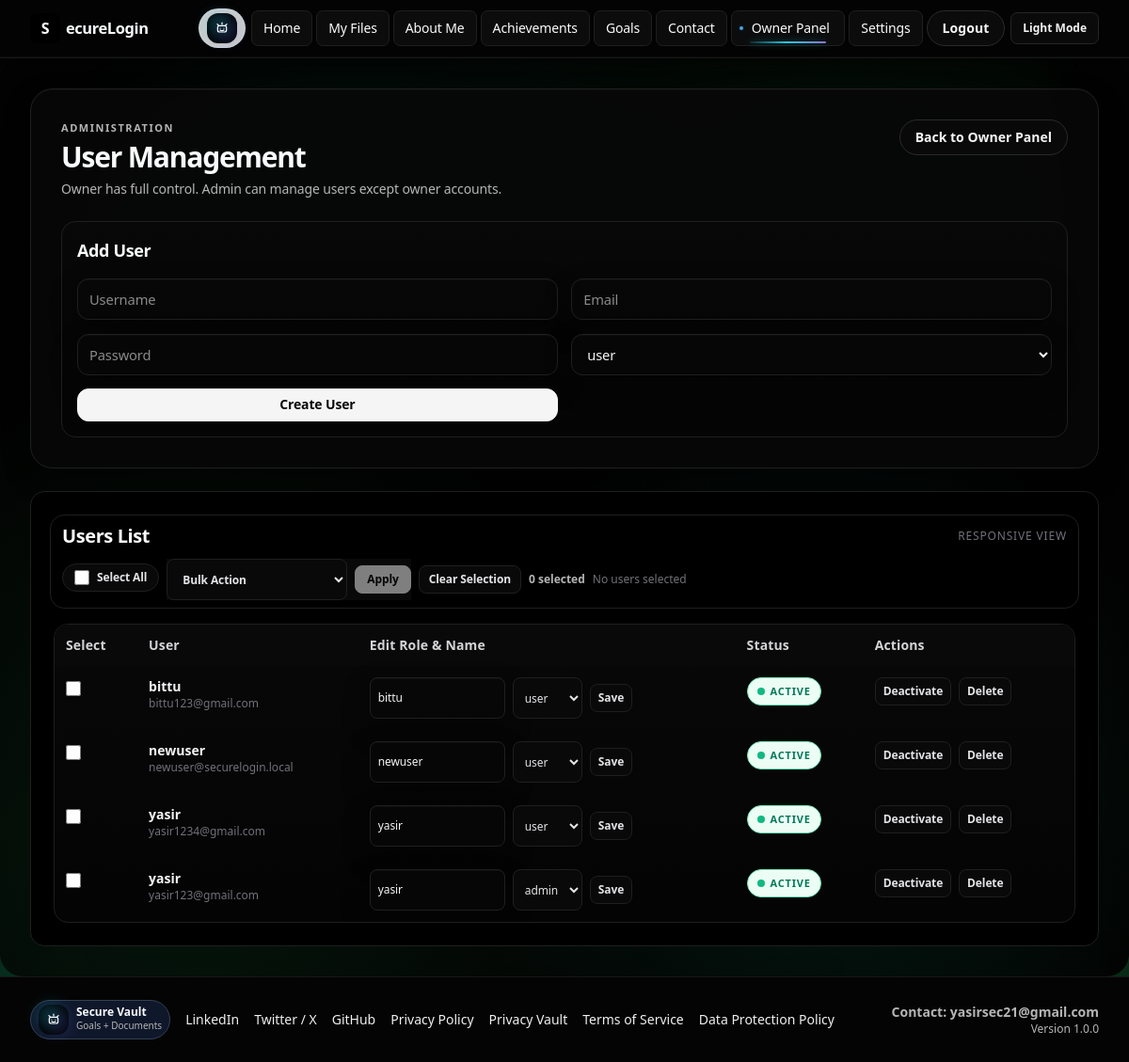
The page /user-management (signed in) on the database its author committed.
### app.py (models this page shows)
class User(db.Model, UserMixin):
    id = db.Column(db.Integer, primary_key=True)
    username = db.Column(db.String(80), nullable=False)
    email = db.Column(db.String(120), unique=True, nullable=False)
    password_hash = db.Column(db.String(200), nullable=False)
    role = db.Column(db.String(20), nullable=False, default="user")
    is_active_user = db.Column(db.Boolean, nullable=False, default=True)
    is_email_verified = db.Column(db.Boolean, nullable=False, default=False)
    twofa_secret = db.Column(db.String(64), nullable=True)
    twofa_enabled = db.Column(db.Boolean, nullable=False, default=False)
    login_lock_until = db.Column(db.DateTime, nullable=True)
    failed_login_count = db.Column(db.Integer, nullable=False, default=0)
    session_version = db.Column(db.Integer, nullable=False, default=1)
    last_login_at = db.Column(db.DateTime, nullable=True)
    last_login_ip = db.Column(db.String(64), nullable=True)
    about_page_title = db.Column(db.String(120), nullable=True)
    created_at = db.Column(db.DateTime, default=datetime.utcnow, nullable=False)
    @property
    def is_active(self):
        return bool(self.is_active_user)

### app.py (the view, shortened to what this page needs)
@app.route("/user-management", methods=["GET", "POST"])
@role_required("owner", "admin")
def user_management():
    users = User.query.order_by(User.created_at.desc()).all()
    bulk_result = session.pop("user_mgmt_bulk_result", None)
    return render_template("user_management.html", users=users, bulk_result=bulk_result, **ctx("User Management"))

### app.py (called while the page is built)
@login_manager.user_loader
def load_user(user_id):
    return User.query.get(int(user_id))

def normalize_role(role):
    value = (role or "user").strip().lower()
    return value if value in ALLOWED_ROLES else "user"

def can_upload_posts():
    return current_user.is_authenticated and normalize_role(current_user.role) in {"owner", "admin"}

def is_owner():
    return current_user.is_authenticated and normalize_role(current_user.role) == "owner"

def is_admin_or_owner():
    return current_user.is_authenticated and normalize_role(current_user.role) in {"owner", "admin"}

def get_panel_endpoint(user_obj):
    role = normalize_role(getattr(user_obj, "role", "user"))
    if role in {"owner", "admin"}:
        return "owner_panel"
    return "dashboard"

def role_required(*roles):
    allowed = {normalize_role(r) for r in roles}
    def decorator(func):
        @wraps(func)
        def wrapper(*args, **kwargs):
            if not current_user.is_authenticated:
                return login_manager.unauthorized()
            if normalize_role(current_user.role) not in allowed:
                flash("You do not have permission to access this page.", "error")
                return redirect(url_for("dashboard"))
            return func(*args, **kwargs)
        return wrapper
    return decorator

def ctx(title):
    panel_endpoint = "user_panel"
    if current_user.is_authenticated:
        panel_endpoint = get_panel_endpoint(current_user)
    return {
        "title": title,
        "created_on": date.today().isoformat(),
        "is_logged_in": current_user.is_authenticated,
        "is_admin_owner": is_admin_or_owner(),
        "is_owner": is_owner(),
        "can_upload": can_upload_posts(),
        "panel_endpoint": panel_endpoint,
        "recaptcha_site_key": app.config.get("RECAPTCHA_SITE_KEY", ""),
        "app_version": app.config.get("APP_VERSION", "1.0.0"),
        "social_x_url": app.config.get("SOCIAL_X_URL", "https://x.com"),
        "social_linkedin_url": app.config.get("SOCIAL_LINKEDIN_URL", "https://www.linkedin.com"),
        "social_github_url": app.config.get("SOCIAL_GITHUB_URL", "https://github.com/ImYasir02"),
    }

### app/templates/user_management.html (shortened to what this page needs)
{% extends "base.html" %}
{% block content %}
<section class="user-management-page relative overflow-hidden rounded-3xl border border-slate-300 bg-white p-6 shadow-sm sm:p-8 dark:border-white/10 dark:bg-[#080d28]">
  <div class="relative">
  <div class="user-management-header flex flex-wrap items-start justify-between gap-3">
    <div>
      <p class="text-[11px] font-semibold uppercase tracking-[0.2em] text-slate-500">Administration</p>
      <h1 class="mt-2 text-3xl font-semibold tracking-tight">User Management</h1>
      <p class="mt-2 text-sm text-slate-600">Owner has full control. Admin can manage users except owner accounts.</p>
    </div>
    <a href="{{ url_for('owner_panel') }}" class="rounded-full border border-slate-300 px-4 py-2 text-sm font-semibold transition hover:bg-slate-100 dark:border-white/15 dark:text-white dark:hover:bg-white/10">Back to Owner Panel</a>
  </div>
  <div id="add-user" class="user-management-add mt-6 rounded-2xl border border-slate-300 p-4 dark:border-white/10 dark:bg-white/5">
    <h2 class="text-lg font-semibold tracking-tight">Add User</h2>
    <form method="POST" class="user-management-add-form mt-4 grid gap-3 md:grid-cols-2 xl:grid-cols-5">
      <input name="username" required maxlength="80" placeholder="Username" class="rounded-xl border border-slate-300 bg-transparent px-3 py-2 text-sm focus:border-black focus:outline-none">
      <input name="email" required type="email" maxlength="120" placeholder="Email" class="rounded-xl border border-slate-300 bg-transparent px-3 py-2 text-sm focus:border-black focus:outline-none">
      <input name="password" required type="password" minlength="8" placeholder="Password" class="rounded-xl border border-slate-300 bg-transparent px-3 py-2 text-sm focus:border-black focus:outline-none">
      <select name="role" class="rounded-xl border border-slate-300 bg-transparent px-3 py-2 text-sm focus:border-black focus:outline-none">
        <option value="user">user</option>
      </select>
      <button type="submit" class="rounded-xl bg-black px-3 py-2 text-sm font-semibold text-white transition hover:bg-slate-800 dark:bg-gradient-to-r dark:from-indigo-500 dark:to-blue-500">Create User</button>
    </form>
  </div>
</div>
</section>
<section id="user-list" class="user-management-list mt-6 rounded-3xl border border-slate-300 bg-white p-4 shadow-sm sm:p-6 dark:border-white/10 dark:bg-[#0b112f]">
  <div class="user-management-list-toolbar sticky top-24 z-20 -mx-1 mb-1 rounded-2xl border border-slate-200 bg-white/95 px-2 py-2 backdrop-blur supports-[backdrop-filter]:bg-white/80 dark:border-white/10 dark:bg-[#0b112f]/90 sm:px-3">
  <div class="flex flex-col gap-2.5">
    <div class="flex items-center justify-between gap-3">
      <h2 class="text-lg font-semibold tracking-tight sm:text-xl">Users List</h2>
      <span class="text-[10px] uppercase tracking-wide text-slate-500 sm:text-xs">Responsive View</span>
    </div>
    <div class="flex flex-wrap items-center gap-2">
      <label class="inline-flex items-center gap-2 rounded-full border border-slate-300 px-3 py-1.5 text-xs font-semibold dark:border-white/15">
        <input id="selectAllUsers" type="checkbox" class="h-4 w-4 rounded border-slate-300">
        Select All
      </label>
      <form id="bulkUserActionForm" method="POST" class="flex w-full items-center gap-1.5 rounded-xl border border-slate-300 bg-white p-1 dark:border-white/15 dark:bg-white/5 sm:w-auto sm:flex-wrap sm:gap-2 sm:rounded-none sm:border-0 sm:bg-transparent sm:p-0" onsubmit="return handleBulkUserActionSubmit(event);">
        <select name="bulk_action" required class="min-w-0 flex-1 rounded-lg border-0 bg-transparent px-3 py-1.5 text-xs font-semibold focus:outline-none focus:ring-0 dark:text-white sm:min-w-[12rem] sm:flex-none sm:border sm:border-slate-300 sm:bg-transparent dark:sm:border-white/15">
          <option value="">Bulk Action</option>
        </select>
        <button id="bulkApplyButton" type="submit" disabled class="shrink-0 rounded-lg bg-black px-3 py-1.5 text-xs font-semibold text-white transition hover:bg-slate-800 disabled:cursor-not-allowed disabled:opacity-50 dark:bg-gradient-to-r dark:from-indigo-500 dark:to-blue-500">Apply</button>
      </form>
      <button id="bulkClearSelection" type="button" class="rounded-lg border border-slate-300 px-2.5 py-1.5 text-xs font-semibold transition hover:bg-slate-100 dark:border-white/15 dark:hover:bg-white/10" aria-label="Clear Selection" title="Clear Selection">
        <span class="hidden sm:inline">Clear Selection</span>
      </button>
      <span id="bulkSelectedCount" class="order-10 text-xs font-semibold text-slate-600 dark:text-white/75 sm:order-none">0 selected</span>
      <span id="bulkSelectedPreview" class="order-10 basis-full truncate text-xs text-slate-500 dark:text-white/60 sm:order-none sm:basis-auto sm:max-w-[22rem]">No users selected</span>
    </div>
  </div>
  </div>
  <div class="user-management-table-wrap mt-4 hidden overflow-x-auto rounded-2xl border border-slate-300 dark:border-white/10 md:block">
    <table class="w-full min-w-[900px] text-sm">
      <thead class="bg-slate-100 dark:bg-white/5">
        <tr>
          <th class="px-3 py-3 text-left font-semibold">Select</th>
          <th class="px-3 py-3 text-left font-semibold">User</th>
          <th class="px-3 py-3 text-left font-semibold">Edit Role & Name</th>
          <th class="px-3 py-3 text-left font-semibold">Status</th>
          <th class="px-3 py-3 text-left font-semibold">Actions</th>
        </tr>
      </thead>
      <tbody>
        {% for u in users %}
          <tr data-selectable-row class="border-t border-slate-300 transition dark:border-white/10">
            <td class="px-3 py-3 align-top">
              <input
                type="checkbox"
                class="bulk-user-checkbox mt-1 h-4 w-4 rounded border-slate-300"
                form="bulkUserActionForm"
                name="selected_user_ids"
                value="{{ u.id }}"
                data-username="{{ u.username }}"
                aria-label="Select {{ u.username }}"
              >
            </td>
            <td class="px-3 py-3 align-top">
              <div class="font-semibold">{{ u.username }}</div>
              <div class="text-xs text-slate-500">{{ u.email }}</div>
            </td>
            <td class="px-3 py-3 align-top">
              <form method="POST" class="flex items-center gap-2">
                <input name="username" value="{{ u.username }}" maxlength="80" class="w-36 rounded-lg border border-slate-300 bg-transparent px-2 py-1.5 text-xs">
                <select name="role" class="rounded-lg border border-slate-300 bg-transparent px-2 py-1.5 text-xs">
                  <option value="user" {% if u.role == 'user' %}selected{% endif %}>user</option>
                  <option value="admin" {% if u.role == 'admin' %}selected{% endif %}>admin</option>
                </select>
                <button type="submit" class="rounded-lg border border-slate-300 px-2 py-1.5 text-xs font-semibold transition hover:bg-slate-100 dark:border-white/15 dark:text-white dark:hover:bg-white/10">Save</button>
              </form>
            </td>
            <td class="px-3 py-3 align-top">
              {% if u.is_active_user %}
                <span class="inline-flex items-center gap-1.5 rounded-full border border-emerald-300 bg-emerald-50 px-2.5 py-1 text-[11px] font-semibold uppercase text-emerald-700">
                  <span class="h-2 w-2 rounded-full bg-emerald-500"></span>
                  Active
                </span>
              {% else %}
                <span class="inline-flex items-center gap-1.5 rounded-full border border-rose-300 bg-rose-50 px-2.5 py-1 text-[11px] font-semibold uppercase text-rose-700">
                  <span class="h-2 w-2 rounded-full bg-rose-500"></span>
                  Inactive
                </span>
              {% endif %}
            </td>
            <td class="px-3 py-3 align-top">
              <div class="flex items-center gap-2">
                <form method="POST">
                  <button type="submit" class="rounded-lg border border-slate-300 px-2 py-1.5 text-xs font-semibold transition hover:bg-slate-100 dark:border-white/15 dark:text-white dark:hover:bg-white/10">
                    {% if u.is_active_user %}Deactivate{% else %}Activate{% endif %}
                  </button>
                </form>
                <form method="POST" onsubmit="return confirm('Delete this user?');">
                  <button type="submit" class="rounded-lg border border-slate-300 px-2 py-1.5 text-xs font-semibold transition hover:bg-slate-100 dark:border-white/15 dark:text-white dark:hover:bg-white/10">Delete</button>
                </form>
              </div>
            </td>
          </tr>
        {% else %}
          <tr>
            <td colspan="5" class="px-3 py-10 text-center text-sm text-slate-500 dark:text-white/70">No users found.</td>
          </tr>
        {% endfor %}
      </tbody>
    </table>
  </div>
</section>
{% endblock %}

### rows shown on the page
User: username "bittu", email "bittu123@gmail.com", role "user", is_active_user True (drawn)
User: username "newuser", email "newuser@securelogin.local", role "user", is_active_user True (drawn)
User: username "yasir", email "yasir1234@gmail.com", is_active_user True (drawn)
User: username "yasir", email "yasir123@gmail.com", role "admin", is_active_user True (drawn)

### other values the page prints
{{ content|safe }} "Secure Vault Goals + Documents"
{{ app_version }} "1.0.0"
